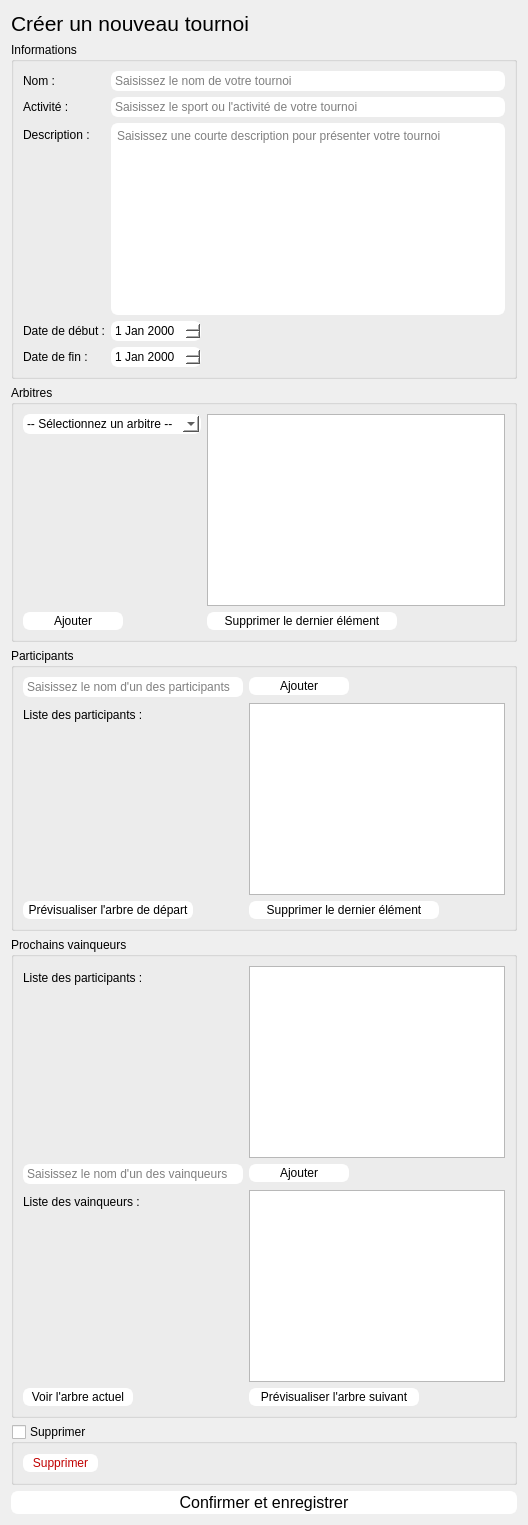
          <widget class="QWidget" name="createPage">
           <layout class="QVBoxLayout" name="verticalLayout_15">
            <item>
             <layout class="QHBoxLayout" name="horizontalLayout_11">
              <item>
               <widget class="QLabel" name="createTournamentLabel">
                <property name="font">
                 <font>
                  <pointsize>16</pointsize>
                 </font>
                </property>
                <property name="text">
                 <string>Créer un nouveau tournoi</string>
                </property>
               </widget>
              </item>
              <item>
               <spacer name="horizontalSpacer_3">
                <property name="orientation">
                 <enum>Qt::Horizontal</enum>
                </property>
                <property name="sizeHint" stdset="0">
                 <size>
                  <width>40</width>
                  <height>20</height>
                 </size>
                </property>
               </spacer>
              </item>
             </layout>
            </item>
            <item>
             <widget class="QGroupBox" name="tournamentInformationsGroupBox">
              <property name="title">
               <string>Informations</string>
              </property>
              <property name="flat">
               <bool>true</bool>
              </property>
              <layout class="QFormLayout" name="formLayout_4">
               <item row="0" column="0">
                <widget class="QLabel" name="tournamentNameLabel_2">
                 <property name="text">
                  <string>Nom :</string>
                 </property>
                </widget>
               </item>
               <item row="0" column="1">
                <widget class="QLineEdit" name="tournamentNameLineEdit">
                 <property name="maximumSize">
                  <size>
                   <width>448</width>
                   <height>16777215</height>
                  </size>
                 </property>
                 <property name="styleSheet">
                  <string notr="true">color: rgb(0, 0, 0);
background-color: rgb(255, 255, 255);
border: 2px solid white;
border-radius: 7px;</string>
                 </property>
                 <property name="placeholderText">
                  <string>Saisissez le nom de votre tournoi</string>
                 </property>
                 <property name="clearButtonEnabled">
                  <bool>true</bool>
                 </property>
                </widget>
               </item>
               <item row="1" column="0">
                <widget class="QLabel" name="tournamentActivityLabel">
                 <property name="text">
                  <string>Activité :</string>
                 </property>
                </widget>
               </item>
               <item row="1" column="1">
                <widget class="QLineEdit" name="tournamentActivityLineEdit">
                 <property name="maximumSize">
                  <size>
                   <width>448</width>
                   <height>16777215</height>
                  </size>
                 </property>
                 <property name="styleSheet">
                  <string notr="true">color: rgb(0, 0, 0);
background-color: rgb(255, 255, 255);
border: 2px solid white;
border-radius: 7px;</string>
                 </property>
                 <property name="placeholderText">
                  <string>Saisissez le sport ou l'activité de votre tournoi</string>
                 </property>
                 <property name="clearButtonEnabled">
                  <bool>true</bool>
                 </property>
                </widget>
               </item>
               <item row="2" column="0">
                <widget class="QLabel" name="tournamentResumeLabel">
                 <property name="text">
                  <string>Description :</string>
                 </property>
                </widget>
               </item>
               <item row="2" column="1">
                <widget class="QTextEdit" name="tournamentResumeTextEdit">
                 <property name="maximumSize">
                  <size>
                   <width>448</width>
                   <height>16777215</height>
                  </size>
                 </property>
                 <property name="styleSheet">
                  <string notr="true">color: rgb(0, 0, 0);
background-color: rgb(255, 255, 255);
border: 2px solid white;
border-radius: 7px;</string>
                 </property>
                 <property name="placeholderText">
                  <string>Saisissez une courte description pour présenter votre tournoi</string>
                 </property>
                </widget>
               </item>
               <item row="3" column="0">
                <widget class="QLabel" name="startDateLabel">
                 <property name="text">
                  <string>Date de début :</string>
                 </property>
                </widget>
               </item>
               <item row="3" column="1">
                <widget class="QDateEdit" name="startDateEdit">
                 <property name="maximumSize">
                  <size>
                   <width>90</width>
                   <height>16777215</height>
                  </size>
                 </property>
                 <property name="styleSheet">
                  <string notr="true">color: rgb(0, 0, 0);
background-color: rgb(255, 255, 255);
border: 2px solid white;
border-radius: 7px;</string>
                 </property>
                </widget>
               </item>
               <item row="4" column="0">
                <widget class="QLabel" name="endDateLabel">
                 <property name="text">
                  <string>Date de fin :</string>
                 </property>
                </widget>
               </item>
               <item row="4" column="1">
                <widget class="QDateEdit" name="endDateEdit">
                 <property name="maximumSize">
                  <size>
                   <width>90</width>
                   <height>16777215</height>
                  </size>
                 </property>
                 <property name="styleSheet">
                  <string notr="true">color: rgb(0, 0, 0);
background-color: rgb(255, 255, 255);
border: 2px solid white;
border-radius: 7px;</string>
                 </property>
                </widget>
               </item>
              </layout>
             </widget>
            </item>
            <item>
             <widget class="QGroupBox" name="tournamentArbiterGroupBox">
              <property name="title">
               <string>Arbitres</string>
              </property>
              <property name="flat">
               <bool>true</bool>
              </property>
              <layout class="QFormLayout" name="formLayout_9">
               <item row="0" column="0">
                <widget class="QComboBox" name="arbiterNameComboBox">
                 <property name="minimumSize">
                  <size>
                   <width>160</width>
                   <height>0</height>
                  </size>
                 </property>
                 <property name="styleSheet">
                  <string notr="true">color: rgb(0, 0, 0);
background-color: rgb(255, 255, 255);
border: 2px solid white;
border-radius: 7px;</string>
                 </property>
                 <property name="editable">
                  <bool>true</bool>
                 </property>
                 <property name="currentText">
                  <string>-- Sélectionnez un arbitre --</string>
                 </property>
                 <property name="placeholderText">
                  <string>Saisissez le nom d'un arbitre</string>
                 </property>
                </widget>
               </item>
               <item row="0" column="1">
                <widget class="QListWidget" name="arbiterListWidget">
                 <property name="maximumSize">
                  <size>
                   <width>448</width>
                   <height>16777215</height>
                  </size>
                 </property>
                </widget>
               </item>
               <item row="1" column="0">
                <widget class="QPushButton" name="addArbiterPushButton">
                 <property name="minimumSize">
                  <size>
                   <width>100</width>
                   <height>0</height>
                  </size>
                 </property>
                 <property name="maximumSize">
                  <size>
                   <width>100</width>
                   <height>16777215</height>
                  </size>
                 </property>
                 <property name="styleSheet">
                  <string notr="true">color: rgb(0, 0, 0);
background-color: rgb(255, 255, 255);
border: 2px solid white;
border-radius: 7px;</string>
                 </property>
                 <property name="text">
                  <string>Ajouter</string>
                 </property>
                </widget>
               </item>
               <item row="1" column="1">
                <widget class="QPushButton" name="delLastArbiterPushButton">
                 <property name="minimumSize">
                  <size>
                   <width>0</width>
                   <height>0</height>
                  </size>
                 </property>
                 <property name="maximumSize">
                  <size>
                   <width>190</width>
                   <height>16777215</height>
                  </size>
                 </property>
                 <property name="styleSheet">
                  <string notr="true">color: rgb(0, 0, 0);
background-color: rgb(255, 255, 255);
border: 2px solid white;
border-radius: 7px;</string>
                 </property>
                 <property name="text">
                  <string>Supprimer le dernier élément</string>
                 </property>
                </widget>
               </item>
              </layout>
             </widget>
            </item>
            <item>
             <widget class="QGroupBox" name="participantsGroupBox">
              <property name="title">
               <string>Participants</string>
              </property>
              <property name="flat">
               <bool>true</bool>
              </property>
              <layout class="QFormLayout" name="formLayout_6">
               <item row="0" column="0">
                <widget class="QLineEdit" name="addParticipantsLineEdit">
                 <property name="minimumSize">
                  <size>
                   <width>220</width>
                   <height>0</height>
                  </size>
                 </property>
                 <property name="styleSheet">
                  <string notr="true">color: rgb(0, 0, 0);
background-color: rgb(255, 255, 255);
border: 2px solid white;
border-radius: 7px;</string>
                 </property>
                 <property name="placeholderText">
                  <string>Saisissez le nom d'un des participants</string>
                 </property>
                 <property name="clearButtonEnabled">
                  <bool>true</bool>
                 </property>
                </widget>
               </item>
               <item row="0" column="1">
                <widget class="QPushButton" name="addParticipantsPushButton">
                 <property name="maximumSize">
                  <size>
                   <width>100</width>
                   <height>16777215</height>
                  </size>
                 </property>
                 <property name="styleSheet">
                  <string notr="true">color: rgb(0, 0, 0);
background-color: rgb(255, 255, 255);
border: 2px solid white;
border-radius: 7px;</string>
                 </property>
                 <property name="text">
                  <string>Ajouter</string>
                 </property>
                </widget>
               </item>
               <item row="1" column="0">
                <widget class="QLabel" name="participantsListLabel">
                 <property name="text">
                  <string>Liste des participants :</string>
                 </property>
                </widget>
               </item>
               <item row="1" column="1">
                <widget class="QListWidget" name="participantsListListWidget">
                 <property name="maximumSize">
                  <size>
                   <width>397</width>
                   <height>16777215</height>
                  </size>
                 </property>
                </widget>
               </item>
               <item row="2" column="0">
                <widget class="QPushButton" name="previewPushButton">
                 <property name="minimumSize">
                  <size>
                   <width>170</width>
                   <height>0</height>
                  </size>
                 </property>
                 <property name="styleSheet">
                  <string notr="true">color: rgb(0, 0, 0);
background-color: rgb(255, 255, 255);
border: 2px solid white;
border-radius: 7px;</string>
                 </property>
                 <property name="text">
                  <string>Prévisualiser l'arbre de départ</string>
                 </property>
                </widget>
               </item>
               <item row="2" column="1">
                <widget class="QPushButton" name="delLastElementPushButton">
                 <property name="maximumSize">
                  <size>
                   <width>190</width>
                   <height>16777215</height>
                  </size>
                 </property>
                 <property name="styleSheet">
                  <string notr="true">color: rgb(0, 0, 0);
background-color: rgb(255, 255, 255);
border: 2px solid white;
border-radius: 7px;</string>
                 </property>
                 <property name="text">
                  <string>Supprimer le dernier élément</string>
                 </property>
                </widget>
               </item>
              </layout>
             </widget>
            </item>
            <item>
             <widget class="QGroupBox" name="winnerGroupBox">
              <property name="title">
               <string>Prochains vainqueurs</string>
              </property>
              <property name="flat">
               <bool>true</bool>
              </property>
              <layout class="QFormLayout" name="formLayout_7">
               <item row="0" column="0">
                <widget class="QLabel" name="participantsListLabel_2">
                 <property name="text">
                  <string>Liste des participants :</string>
                 </property>
                </widget>
               </item>
               <item row="0" column="1">
                <widget class="QListWidget" name="participantsListListWidget_2">
                 <property name="maximumSize">
                  <size>
                   <width>397</width>
                   <height>16777215</height>
                  </size>
                 </property>
                </widget>
               </item>
               <item row="1" column="0">
                <widget class="QLineEdit" name="winnersNameLineEdit">
                 <property name="minimumSize">
                  <size>
                   <width>220</width>
                   <height>0</height>
                  </size>
                 </property>
                 <property name="styleSheet">
                  <string notr="true">color: rgb(0, 0, 0);
background-color: rgb(255, 255, 255);
border: 2px solid white;
border-radius: 7px;</string>
                 </property>
                 <property name="placeholderText">
                  <string>Saisissez le nom d'un des vainqueurs</string>
                 </property>
                 <property name="clearButtonEnabled">
                  <bool>true</bool>
                 </property>
                </widget>
               </item>
               <item row="1" column="1">
                <widget class="QPushButton" name="winnersAddPushButton">
                 <property name="maximumSize">
                  <size>
                   <width>100</width>
                   <height>16777215</height>
                  </size>
                 </property>
                 <property name="styleSheet">
                  <string notr="true">color: rgb(0, 0, 0);
background-color: rgb(255, 255, 255);
border: 2px solid white;
border-radius: 7px;</string>
                 </property>
                 <property name="text">
                  <string>Ajouter</string>
                 </property>
                </widget>
               </item>
               <item row="2" column="0">
                <widget class="QLabel" name="winnersListLabel">
                 <property name="text">
                  <string>Liste des vainqueurs :</string>
                 </property>
                </widget>
               </item>
               <item row="2" column="1">
                <widget class="QListWidget" name="winnersListListWidget">
                 <property name="maximumSize">
                  <size>
                   <width>397</width>
                   <height>16777215</height>
                  </size>
                 </property>
                </widget>
               </item>
               <item row="3" column="0">
                <widget class="QPushButton" name="seeTreePushButton">
                 <property name="minimumSize">
                  <size>
                   <width>110</width>
                   <height>0</height>
                  </size>
                 </property>
                 <property name="styleSheet">
                  <string notr="true">color: rgb(0, 0, 0);
background-color: rgb(255, 255, 255);
border: 2px solid white;
border-radius: 7px;</string>
                 </property>
                 <property name="text">
                  <string>Voir l'arbre actuel</string>
                 </property>
                </widget>
               </item>
               <item row="3" column="1">
                <widget class="QPushButton" name="previewPushButton_2">
                 <property name="maximumSize">
                  <size>
                   <width>170</width>
                   <height>16777215</height>
                  </size>
                 </property>
                 <property name="styleSheet">
                  <string notr="true">color: rgb(0, 0, 0);
background-color: rgb(255, 255, 255);
border: 2px solid white;
border-radius: 7px;</string>
                 </property>
                 <property name="text">
                  <string>Prévisualiser l'arbre suivant</string>
                 </property>
                </widget>
               </item>
              </layout>
             </widget>
            </item>
            <item>
             <widget class="QGroupBox" name="delTournamentGroupBox">
              <property name="title">
               <string>Supprimer</string>
              </property>
              <property name="flat">
               <bool>true</bool>
              </property>
              <property name="checkable">
               <bool>true</bool>
              </property>
              <property name="checked">
               <bool>false</bool>
              </property>
              <layout class="QHBoxLayout" name="horizontalLayout_12">
               <item>
                <widget class="QPushButton" name="delTournamentPushButton">
                 <property name="minimumSize">
                  <size>
                   <width>75</width>
                   <height>0</height>
                  </size>
                 </property>
                 <property name="styleSheet">
                  <string notr="true">color: rgb(193, 0, 0);
background-color: rgb(255, 255, 255);
border: 2px solid white;
border-radius: 7px;</string>
                 </property>
                 <property name="text">
                  <string>Supprimer</string>
                 </property>
                </widget>
               </item>
               <item>
                <spacer name="horizontalSpacer_8">
                 <property name="orientation">
                  <enum>Qt::Horizontal</enum>
                 </property>
                 <property name="sizeHint" stdset="0">
                  <size>
                   <width>40</width>
                   <height>20</height>
                  </size>
                 </property>
                </spacer>
               </item>
              </layout>
             </widget>
            </item>
            <item>
             <widget class="QPushButton" name="validateTournamentPushButton">
              <property name="maximumSize">
               <size>
                <width>643</width>
                <height>16777215</height>
               </size>
              </property>
              <property name="font">
               <font>
                <pointsize>12</pointsize>
               </font>
              </property>
              <property name="styleSheet">
               <string notr="true">color: rgb(0, 0, 0);
background-color: rgb(255, 255, 255);
border: 2px solid white;
border-radius: 7px;</string>
              </property>
              <property name="text">
               <string>Confirmer et enregistrer</string>
              </property>
             </widget>
            </item>
           </layout>
          </widget>
